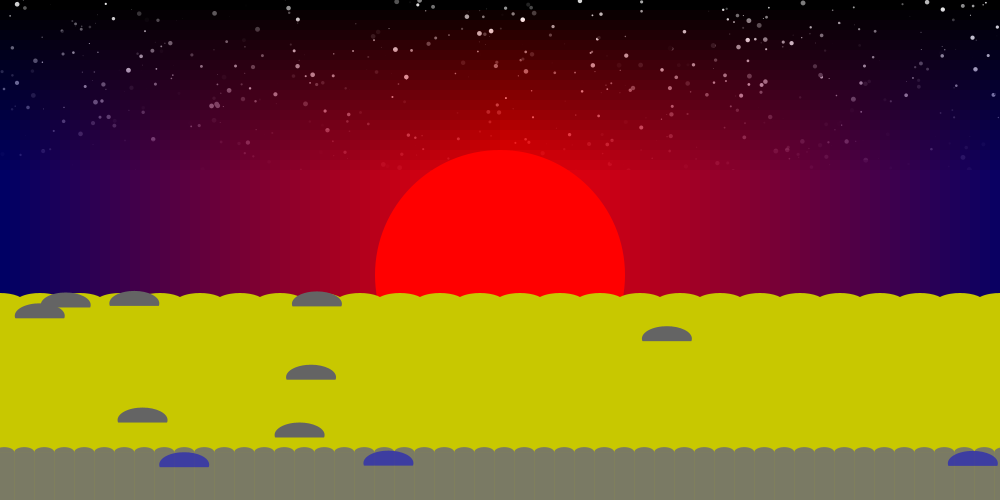
Frame 1 (no input)
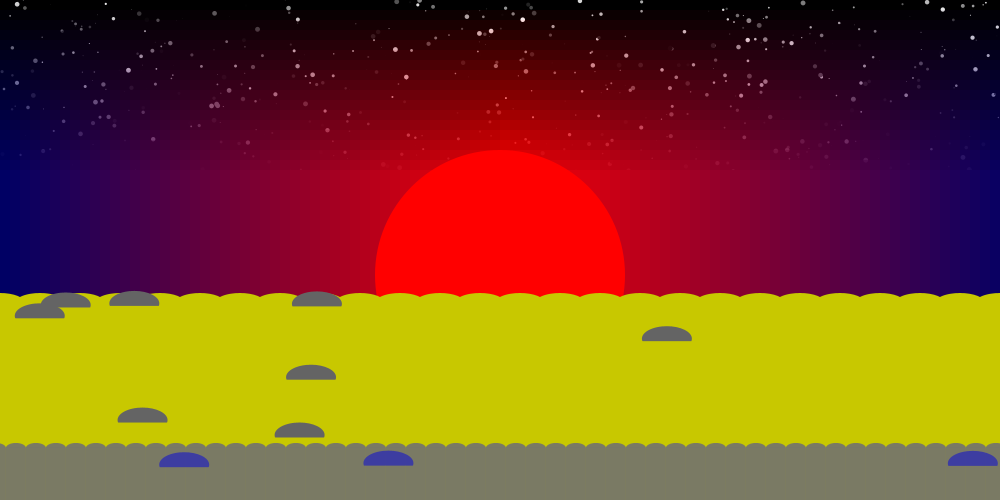
Frame 60 (the mouse pressed at the canvas centre just before this capture)
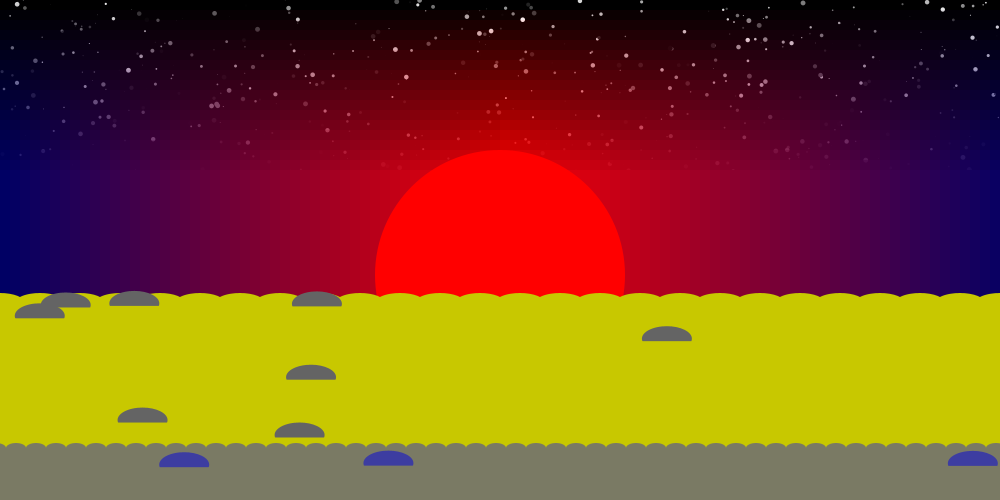
Frame 120 (the mouse held since frame 60 and released just before this capture)

The Processing sketch that drew these frames (run headless with seeded random() and noise(); from frame 60 on, the mouse is pressed at the canvas centre):

// Processing sketch: lab8d_resub
// ── lab8d_resub.pde
//Henry Wrede Black
//sunset on a beach

float y;
float t;

void setup() {
  size(1000, 500);

  y = height-50;
  t = 0;
}
void draw() {
  background(0);
  randomSeed(0);
  noStroke();
  //counting loop - draws the stars in the background
  for (float count = 0; count <= 1000; count++) {
    float dim = random(0, 5);
    ellipseMode(CENTER);
    fill(random(0, 255));
    ellipse(random(0, width), random(0, height*0.6), dim, dim);
  }
  //nested loop and repeat-as-long-as loop - draws the gradients on either side of the sun
  for (int y = 0, opacity = 0; y <= height*0.6; y += 10, opacity += 15) {
    for (int x = 0, red = 0, blue = 100; x < width/2; x += 10, red += 5, blue += -2) {
      fill(red, 0, blue, opacity);
      rect(x, y, 10, 10);
    }
  }
  //more than one property (excluding counter) varies from one repition to the next - flipped version of the above loop
  for (int y = 0, opacity = 0; y <= height*0.6; y += 10, opacity += 15) {
    for (int x = width/2, red = 255, blue = 0; x <= width; x += 10, red += -5, blue += 2) {
      fill(red, 0, blue, opacity);
      rect(x, y, 10, 10);
    }
  }
  //red sun
  noStroke();
  fill(255, 0, 0);
  ellipse(width/2, height*0.55, 250, 250);
  { //beach
    noStroke();
    rectMode(CORNER);
    fill(200, 200, 0);
    rect(0, height*0.6, width, height*0.6);
    // loop where only one property varies to the next - draws border on beach
    for (int x = 0; x <= width; x += 40) {
      ellipseMode(CENTER);
      fill(200, 200, 0);
      ellipse(x, height*0.6+3, 50, 20);
    }
    //counting loop - draws rocks on the beach
    for (int count = 0; count <= 10; count++) {
      rock1(random(0, width), random(height*0.6, height));
    }
    // draws water on beach
  }  // animation and loop variables are different properties - moves water up and down
     // animation variables involve same property as loop variable - moves water side to side
  for (float x = 0; x <= width; x += 20) {
    fill(0, 0, 255, 100);
    arc(x+map(noise(t), 0, 1, -20, 20), y+map(noise(t), 0, 1, -10, 10), 20, 10, PI, TWO_PI);
    rectMode(CORNER);
    rect(x-10+map(noise(t), 0, 1, -20, 20), y+map(noise(t), 0, 1, -10, 10), 20, height);
  }

  t+= 0.01;
}
//draws a rock at position (x, y)
void rock1 (float x, float y) {
  rectMode(CENTER);
  noStroke();
  fill(100);
  ellipse(x, y, 50, 25);
  fill(200, 200, 0);
  rect(x, y+15, 50, 25 );
}
